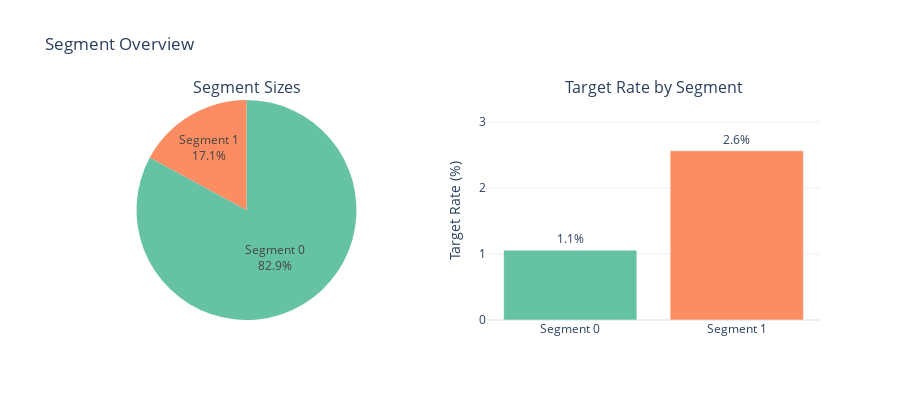

The code cell stored with this chart in its notebook:
### Markdown cell above
## 2.9 Data Segmentation Analysis

**Purpose:** Determine if the dataset contains natural subgroups that might benefit from separate models.

**📖 Why This Matters:**
- Some datasets have distinct customer segments with very different behaviors
- A single model might struggle to capture patterns that vary significantly across segments
- Segmented models can improve accuracy but add maintenance complexity

**Recommendations:**
- **single_model** - Data is homogeneous; one model for all records
- **consider_segmentation** - Some variation exists; evaluate if complexity is worth it
- **strong_segmentation** - Distinct segments with different target rates; separate models likely beneficial

**Important:** This is exploratory guidance only. The final decision depends on business context, model complexity tolerance, and available resources.

### Code cell
from customer_retention.stages.profiling import SegmentAnalyzer

# Initialize segment analyzer
segment_analyzer = SegmentAnalyzer()

# Find target column if detected
target_col = None
for col_name, col_info in findings.columns.items():
    if col_info.inferred_type == ColumnType.TARGET:
        target_col = col_name
        break

# Run segmentation analysis using numeric features
print("="*70)
print("DATA SEGMENTATION ANALYSIS")
print("="*70)

segmentation = segment_analyzer.analyze(
    df,
    target_col=target_col,
    feature_cols=numeric_cols if numeric_cols else None,
    max_segments=5
)

print(f"\n🎯 Analysis Results:")
print(f"   Method: {segmentation.method.value}")
print(f"   Detected Segments: {segmentation.n_segments}")
print(f"   Cluster Quality Score: {segmentation.quality_score:.2f}")
if segmentation.target_variance_ratio is not None:
    print(f"   Target Variance Ratio: {segmentation.target_variance_ratio:.2f}")

print(f"\n📊 Segment Profiles:")
for profile in segmentation.profiles:
    target_info = f" | Target Rate: {profile.target_rate*100:.1f}%" if profile.target_rate is not None else ""
    print(f"   Segment {profile.segment_id}: {profile.size:,} records ({profile.size_pct:.1f}%){target_info}")

# Display recommendation card
fig = charts.segment_recommendation_card(segmentation)
display_figure(fig)

# Display segment overview
fig = charts.segment_overview(segmentation, title="Segment Overview")
display_figure(fig)

# Display feature comparison if we have features
if segmentation.n_segments > 1 and any(p.defining_features for p in segmentation.profiles):
    fig = charts.segment_feature_comparison(segmentation, title="Feature Comparison Across Segments")
    display_figure(fig)

print(f"\n📝 Rationale:")
for reason in segmentation.rationale:
    print(f"   • {reason}")

### Figure 1 — Plotly figure (JSON) as saved in the notebook; plotly's stock layout.template omitted (floating-point values rounded to 4 significant figures)
{"data": [{"domain": {"x": [0.0, 0.45], "y": [0.0, 1.0]}, "hovertemplate": "<b>%{label}</b><br>Size: %{value:.1f}%<extra></extra>", "labels": ["Segment 0", "Segment 1"], "marker": {"colors": ["rgb(102,194,165)", "rgb(252,141,98)"]}, "textinfo": "label+percent", "type": "pie", "values": [82.9, 17.1]}, {"hovertemplate": "<b>%{x}</b><br>Target Rate: %{y:.1f}%<extra></extra>", "marker": {"color": ["rgb(102,194,165)", "rgb(252,141,98)"]}, "text": ["1.1%", "2.6%"], "textposition": "outside", "type": "bar", "x": ["Segment 0", "Segment 1"], "xaxis": "x", "y": [1.058, 2.564], "yaxis": "y"}], "layout": {"annotations": [{"font": {"size": 16}, "showarrow": false, "text": "Segment Sizes", "x": 0.225, "xanchor": "center", "xref": "paper", "y": 1.0, "yanchor": "bottom", "yref": "paper"}, {"font": {"size": 16}, "showarrow": false, "text": "Target Rate by Segment", "x": 0.775, "xanchor": "center", "xref": "paper", "y": 1.0, "yanchor": "bottom", "yref": "paper"}], "height": 400, "showlegend": false, "title": {"text": "Segment Overview"}, "xaxis": {"anchor": "y", "domain": [0.55, 1.0]}, "yaxis": {"anchor": "x", "domain": [0.0, 1.0], "range": [0, 3.333], "title": {"text": "Target Rate (%)"}}}}
